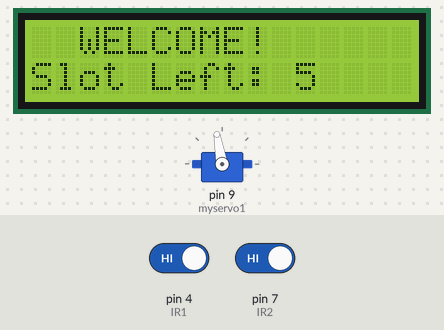
Bench run of a sketch on a simulated Arduino Uno, built with avr-gcc and run on an emulated ATmega328P. Parts: 16×2 character LCD, servo. The inputs (shaded band) are chosen by the test bench; at power-on: pin 4 (IR1) HIGH, pin 7 (IR2) HIGH.

Above: at 3.2 s.
3.3 s: pin 4 (IR1) driven LOW
At 3.9 s:
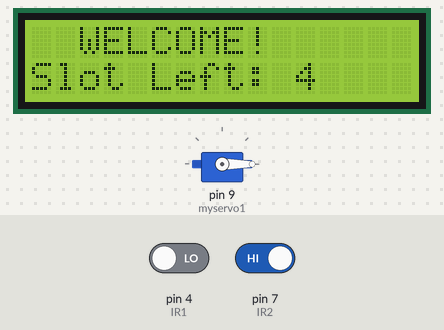
4.8 s: pin 7 (IR2) driven LOW
At 7.2 s:
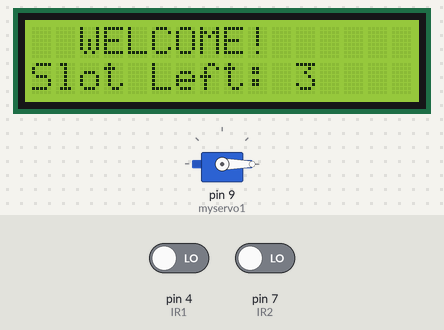
7.8 s: pin 7 (IR2) driven HIGH
At 8.5 s:
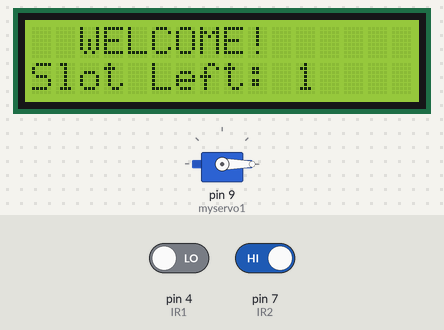
9.3 s: pin 7 (IR2) driven LOW
At 12.3 s:
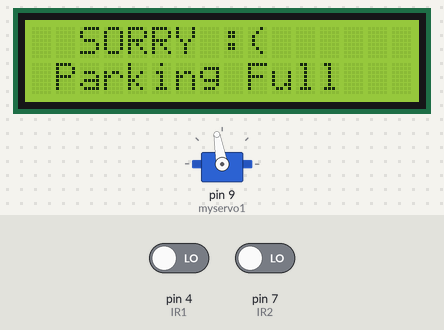
Timing chart, 0 to 13.3 s (numbered marks = the images above; inputs shaded):
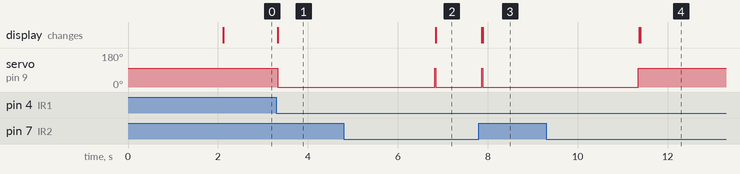

Measured:
- after the input at 3.3 s, servo on pin 9 (myservo1): 100° → 0° at once; the display: changes at once (image 1)
- after the input at 4.8 s, servo on pin 9 (myservo1): 0° → 100° after 2.0 s, → 0° 0.02 s later; the display: changes after 2.0 s (image 2)
- after the input at 7.8 s, servo on pin 9 (myservo1): goes on until 7.9 s, then stays 0°
- after the input at 9.3 s, servo on pin 9 (myservo1): 0° → 100° after 2.0 s; the display: first changes after 2.1 s (image 4 shows a later state)

The sketch:

car_parking.ino
```cpp
#include <Wire.h>
#include <LiquidCrystal_I2C.h>
LiquidCrystal_I2C lcd(0x27,16,2);
#include <Servo.h>
 Servo myservo1;
 int IR1 = 4; // IR Sensor 1
 int IR2 = 7; // IR Sensor 2
 int Slot = 5;      //Enter Total number of parking Slots
 int flag1 = 0;
 int flag2 = 0;
 void setup() {
  lcd.init();
  lcd.backlight();
 pinMode(IR1, INPUT);
 myservo1.attach(9);
 myservo1.write(100);
 lcd.setCursor (0,0);
 lcd.print("   ARDUINO  ");
 lcd.setCursor (0,1);
 lcd.print(" PARKING SYSTEM ");
 delay (2000);
 lcd.clear();
 }

 void loop(){
 if(digitalRead (IR1) == LOW && flag1==0){
 if(Slot>0){
  flag1=1;
  if(flag2==0){
    myservo1.write(0); Slot = Slot-1;
    }
 }
 else{
 lcd.setCursor (0,0);
 lcd.print("  SORRY :(  ");
 lcd.setCursor (0,1);
 lcd.print(" Parking Full ");
 delay (3000);
 lcd.clear();
 }
}
if(digitalRead (IR2) == LOW && flag2==0){
  flag2=1;
  if(flag1==0){
    myservo1.write(0); Slot = Slot+1;
  }
}
if(flag1==1 && flag2==1){
 delay (1000);
 myservo1.write(100);
 flag1=0, flag2=0;
}
lcd.setCursor (0,0);
lcd.print("  WELCOME!  ");
lcd.setCursor (0,1);
lcd.print("Slot Left: ");
lcd.print(Slot);
}
```
